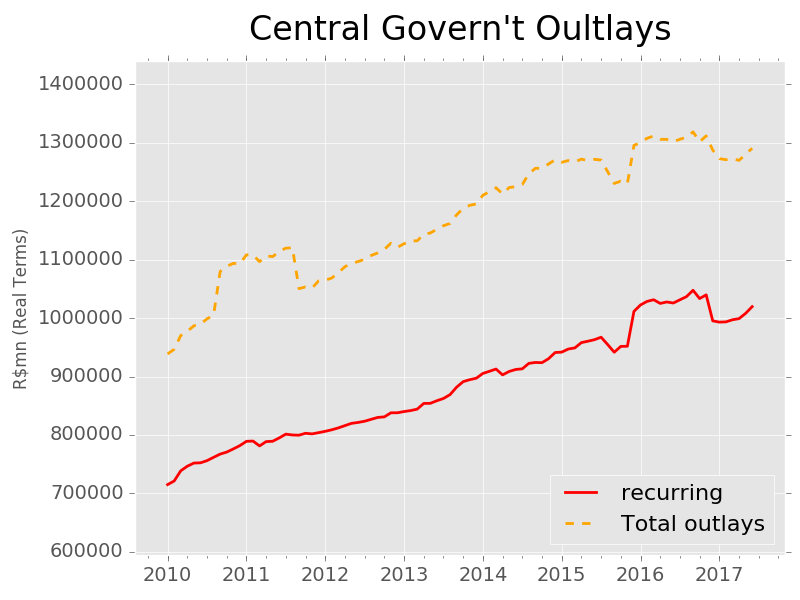

Write Python code to recreate this figure.
import pandas as pd
import matplotlib.pyplot as plt

df = pd.read_excel("../data/data.xlsx", sheetname="spending",
                   index_col=0, dec=',', skiprows=[0, 1])
df.columns = ['Total outlays','ss', 'cs', 'comp', 'cpi']

dcpi = df.cpi/df.cpi[-1]

df_new = df.iloc[:,:-1].div(df.cpi/df.cpi[-1], axis=0)

df_cum = df_new.rolling(window=12).sum()
df_cum.dropna(inplace=True)

df_final = df_cum.iloc[:, [0]]
df_final['recurring'] = df_cum.iloc[:, 1:].sum(axis=1)


# charts
def gen_chart(df, title, y_title, date_ini):
    """"""
    plt.style.use("ggplot")
    df_final = df[df.index >= date_ini]

    # Choose colors from http://colorbrewer2.org/ under "Export"
    fig = plt.figure()
    ax = fig.add_subplot(111)
    df_final.iloc[:, 1].plot(ax=ax, style="-", color='red', linewidth=2, legend=True)
    df_final.iloc[:, 0].plot(ax=ax, style="--", color='orange', linewidth=2, legend=True)


    # labels labels
    for label in ax.xaxis.get_ticklabels():
        label.set_fontsize(14)
    for label in ax.yaxis.get_ticklabels():
        label.set_fontsize(14)

    # title
    ax.set_title(title, fontsize=24)
    ax.title.set_position([.5,1.03])
    ax.set_ylabel(y_title)
    ax.set_xlabel('')

    #margins
    ax.margins(0.0, 0.2)
    ax.set_xlim(ax.get_xlim()[0]-5, ax.get_xlim()[1]+ 5)

    #legend
    ax.legend(loc='lower right', fontsize=16)

    # label
    fig.tight_layout()
    return fig

# fig
date_ini = "2010-01-01"
fig_cli = gen_chart(df_final, "Central Govern't Oultlays", "R$mn (Real Terms)", date_ini)
plt.savefig("./spending.png")
